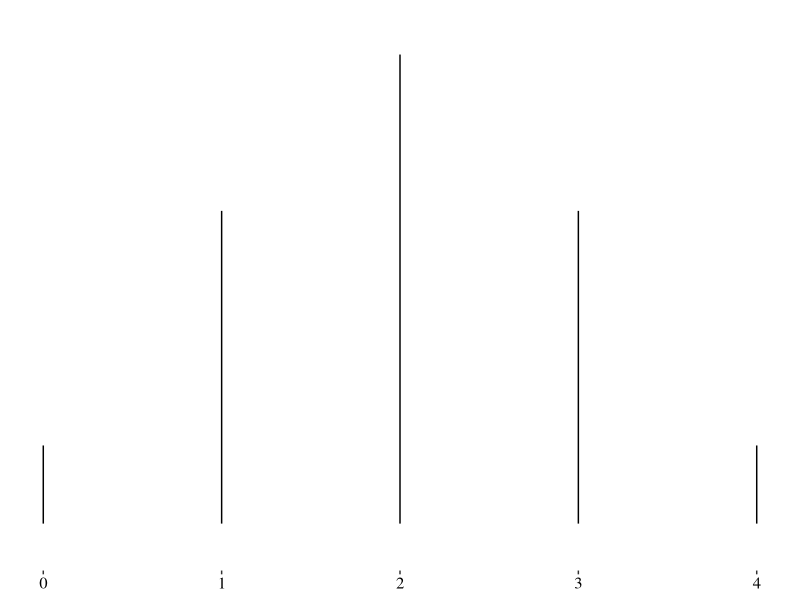

Reproduce this figure in R. (Note: this script raises an error after producing the figure.)
## ---- chunk 1
library(ggplot2)
dat <- data.frame(x=0:4,y=c(1,4,6,4,1))
h <- ggplot(dat,aes(x=x,xend=x,y=0,yend=y)) + geom_segment()+
    theme(axis.title= element_blank(), panel.grid= element_blank(), 
             panel.background=element_blank(), axis.text=element_text(family="serif",color="black",size=12)) +
    scale_y_discrete(breaks=0:6,labels=c("","1/16","","","4/16","","6/16"))
h
## ---- chunk 2
library(ggplot2)
d <- c(0,1,1,1,1,2,2,2,2,2,2,3,3,3,3,4)
dat <- data.frame(filler=factor(rep("A", each=16)),vals=d)
h <- ggplot(dat, aes(x=factor(vals))) + geom_histogram(binwidth=1,color="black",fill="gray")+
    theme(axis.title= element_blank(), panel.grid= element_blank(), 
             panel.background=element_blank(), axis.text=element_text(family="serif",color="black",size=12)) +
    scale_x_discrete(breaks = 0:4, labels=c("0","1","2", "3","4")) +
    scale_y_discrete(breaks=0:6,labels=c("","1/16","","","4/16","","6/16"))
h
## ---- chunk 3
library(ggplot2)
dat2 <- data.frame(x=0:4,y=c(1,5,11,15,16))
h <- ggplot() + geom_step(data=dat2,mapping=aes(x=x,y=y)) +
    geom_point(data=dat2, mapping=aes(x=x, y=y)) +
    theme(axis.title= element_blank(), panel.grid= element_blank(), 
             panel.background=element_blank(), axis.text=element_text(family="serif",color="black",size=12)) +
    scale_y_discrete(breaks=0:16,labels=c("","1/16","","","","5/16","","","","","","11/16","","","","15/16","1"))
h
## ---- chunk 4
library(ggplot2)
library(grid)
dat2 <- data.frame(x=0:5,y=c(0,1,5,11,15,16))
d <- c(0,1,1,1,1,1,2,2,2,2,2,2,2,2,2,2,2,3,3,3,3,3,3,3,3,3,3,3,3,3,3,3,4,4,4,4,4,4,4,4,4,4,4,4,4,4,4,4)
dat3 <- data.frame(filler=factor(rep("A", each=48)),vals=d)
h <- ggplot() + geom_histogram(data=dat3, aes(x=factor(vals)),binwidth=1,color="black",fill="gray") +
    geom_line(data=dat2,aes(x=x,y=y))+
    geom_segment(aes(x=2,y=13,xend=3,yend=11),arrow=arrow(length = unit(0.2,"cm"))) +
    theme(axis.title= element_blank(), panel.grid= element_blank(), 
             panel.background=element_blank(), axis.text=element_text(family="serif",color="black",size=12)) +
    scale_y_discrete(breaks=0:16,labels=c("","1/16","","","","5/16","","","","","","11/16","","","","15/16","1"))
h + annotate("text", x = 1.7, y = 14, label = "continuous approximation", family="serif",size=4)
## ---- chunk 5
library(ggplot2)
library(grid)
x <- pretty(c(-4,4), 1000)  
y <- dnorm(x,0,1)
df <- data.frame(x=x,y=y)
norm <- ggplot(df, aes(x)) + stat_function(fun = dnorm) +
  geom_ribbon(data=subset(df,1<x & x<1.5),aes(ymin=0,ymax=y),fill="gray66") +
  geom_segment(aes(x = 1, y = 0, xend = 1, yend = 0.24), linetype="dashed") +
  geom_segment(aes(x = 1.5, y = 0, xend = 1.5, yend = 0.125), linetype="dashed") +
  geom_segment(aes(x= -4, y = 0, xend=4,yend=0)) +
  geom_segment(aes(x=0,y=0,xend=0,yend=0.45)) +
  theme(axis.title= element_blank(), panel.grid= element_blank(), 
            panel.background=element_blank(), axis.text = element_blank(), axis.ticks = element_blank())
norm + annotate("text",x=-0.5,y=0.45,label="f(x)",family="serif",size=4) +
    annotate("text",x=0,y=-0.02,label="0",family="serif",size=4) +
    annotate("text",x=1,y=-0.02,label="a",family="serif",size=4) +
    annotate("text",x=1.5,y=-0.02,label="b",family="serif",size=4) +
    annotate("text",x=4,y=-0.02,label="x",family="serif",size=4)
## ---- chunk 6
cumdistfunc <- qplot(rnorm(10000), stat = "ecdf", geom = "step") +
    geom_segment(aes(x = -4, y = 0, xend = 4, yend = 0)) +
    geom_segment(aes(x=0,y=0,xend=0,yend=1)) +
    geom_segment(aes(x=0,y=0.84,xend=1,yend=0.84),linetype="dotted") +
    geom_segment(aes(x=1,y=0.84,xend=1,yend=0),linetype="dotted") +
    geom_segment(aes(x=0,y=0.935,xend=1.5,yend=0.935), linetype="dotted") +
    geom_segment(aes(x=1.5,y=0.935,xend=1.5,yend=0),linetype="dotted") +
    theme(axis.title= element_blank(), panel.grid= element_blank(), 
             panel.background=element_blank(), axis.text = element_blank(), axis.ticks = element_blank())
cumdistfunc + annotate("text",x=-0.1,y=1,label="1",family="serif",size=4) +
    annotate("text",x=0.3,y=0.98,label="F(x)",family="serif",size=4) +
    annotate("text",x=-0.3,y=0.935,label="F(b)",family="serif",size=4) +
    annotate("text",x=-0.3,y=0.84,label="F(a)",family="serif",size=4) +
    annotate("text",x=1,y=-0.04,label="a",family="serif",size=4) +
    annotate("text",x=1.5,y=-0.04,label="b",family="serif",size=4) +
    annotate("text",x=4,y=-0.04,label="x",family="serif",size=4) +
    annotate("text",x=0,y=-0.04,label="0",family="serif",size=4)
